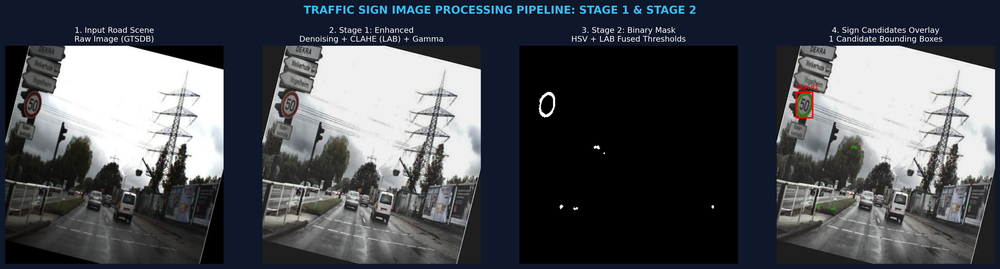
#> input picture assets/pipeline_summary.png, 1000 x 269 px, shrunk from 3860 x 1040 before the run
$ python -i contrast.py   (imports and definitions only)
#> lines starting #> are read from the running program, lines starting #| are printed output that depends on the picture
#> further down, picture is the input picture: shape (269, 1000, 3); mean B, G, R 85.9, 80.7, 77.6
"""CLAHE in CIELAB, dynamic range expansion, and detail sharpening (Stage 1)."""

from typing import Dict, Tuple
import cv2
import numpy as np


def apply_clahe_lab(
    image_bgr: np.ndarray,
    clip_limit: float = 2.5,
    grid_size: Tuple[int, int] = (8, 8),
    normalize_range: bool = True
) -> np.ndarray:
    """Apply CLAHE to the L* (luminance) channel in CIELAB color space.

    In CIELAB space, modifying the L* channel enhances local contrast without
    introducing chromatic distortion. Normalizing the L* channel spreads out
    the intensity distribution across the dynamic range [15, 240], transforming
    dark/gloomy scenes into clear, high-contrast images.
    """
#> called with clip_limit = 2.5, grid_size = (8, 8), normalize_range = True
    lab = cv2.cvtColor(image_bgr, cv2.COLOR_BGR2LAB)
#> lab: shape (269, 1000, 3); mean of channels 0, 1, 2 81.7, 128.9, 124.1
    l_channel, a_channel, b_channel = cv2.split(lab)
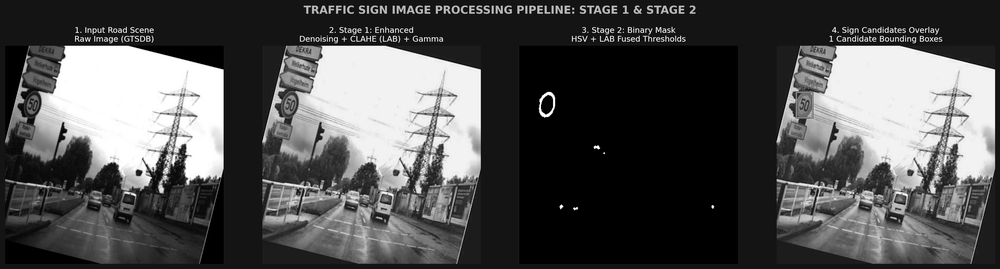
#> l_channel: shape (269, 1000); min 0, max 255, mean 81.7
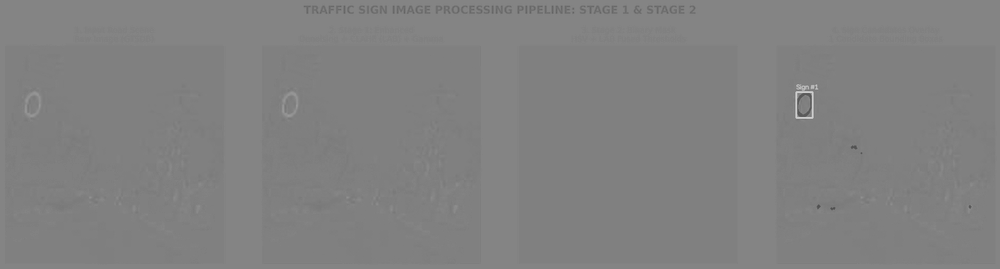
#> a_channel: shape (269, 1000); min 78, max 208, mean 128.9

    clahe = cv2.createCLAHE(clipLimit=float(clip_limit), tileGridSize=grid_size)
    l_enhanced = clahe.apply(l_channel)
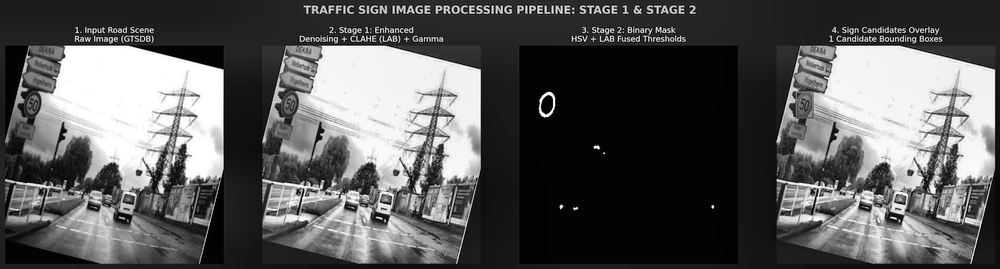
#> l_enhanced: shape (269, 1000); min 1, max 255, mean 90.2

    if normalize_range:
        l_enhanced = cv2.normalize(l_enhanced, None, 15, 240, cv2.NORM_MINMAX)

    lab_enhanced = cv2.merge([l_enhanced, a_channel, b_channel])
#> lab_enhanced: shape (269, 1000, 3); mean of channels 0, 1, 2 94, 128.9, 124.1
    enhanced_bgr = cv2.cvtColor(lab_enhanced, cv2.COLOR_LAB2BGR)
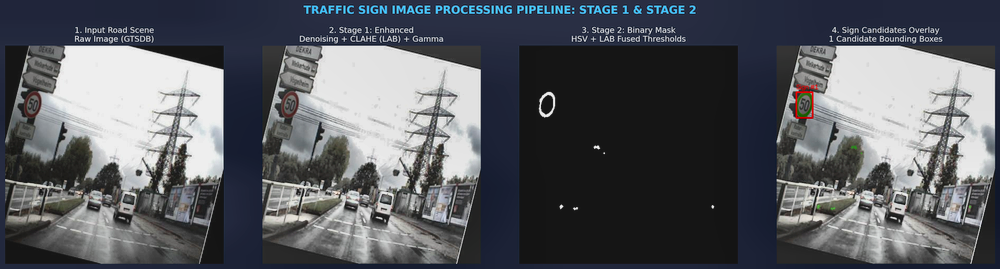
#> enhanced_bgr: shape (269, 1000, 3); mean B, G, R 97.5, 91.9, 89.4
    return enhanced_bgr


def apply_gamma_correction(image_bgr: np.ndarray, gamma: float = 1.15) -> np.ndarray:
    """Non-linear exposure adjustment using a fast lookup table."""
#> called with gamma = 1.15
    if abs(gamma - 1.0) < 1e-4:
        return image_bgr.copy()

    inv_gamma = 1.0 / max(1e-4, gamma)
    table = np.array([((i / 255.0) ** inv_gamma) * 255 for i in range(256)]).astype("uint8")
    return cv2.LUT(image_bgr, table)


def apply_unsharp_mask(
    image_bgr: np.ndarray,
    amount: float = 1.35,
    radius: float = 1.2
) -> np.ndarray:
    """Sharpen high-frequency details, text, and sign edges using unsharp masking.

    Formula:
        Sharpened = (1 + amount) * Original - amount * GaussianBlurred
    """
#> called with amount = 0.35, radius = 1.2
    if amount <= 0:
        return image_bgr.copy()

    blurred = cv2.GaussianBlur(image_bgr, (0, 0), sigmaX=float(radius))
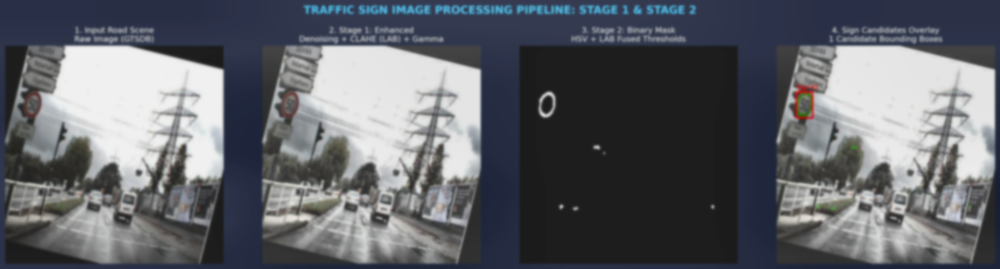
#> blurred: shape (269, 1000, 3); mean B, G, R 106.5, 100.5, 97.9
    sharpened = cv2.addWeighted(image_bgr, 1.0 + amount, blurred, -float(amount), 0)
    return np.clip(sharpened, 0, 255).astype(np.uint8)


def enhance_contrast_and_lighting(
    image_bgr: np.ndarray,
    clahe_clip_limit: float = 2.5,
    clahe_grid_size: Tuple[int, int] = (8, 8),
    gamma: float = 1.15,
    sharpen_amount: float = 0.35
) -> np.ndarray:
    """Execute complete contrast enhancement pipeline: CLAHE -> Gamma -> Detail Sharpening."""
    clahe_img = apply_clahe_lab(image_bgr, clip_limit=clahe_clip_limit, grid_size=clahe_grid_size)
    gamma_img = apply_gamma_correction(clahe_img, gamma=gamma)
    if sharpen_amount > 0:
        return apply_unsharp_mask(gamma_img, amount=sharpen_amount, radius=1.2)
    return gamma_img


def compute_channel_histograms(image_bgr: np.ndarray) -> Dict[str, np.ndarray]:
    """Compute color and luminance histograms for visualization."""
    gray = cv2.cvtColor(image_bgr, cv2.COLOR_BGR2GRAY)
    hist_gray = cv2.calcHist([gray], [0], None, [256], [0, 256]).ravel()

    hist_b = cv2.calcHist([image_bgr], [0], None, [256], [0, 256]).ravel()
    hist_g = cv2.calcHist([image_bgr], [1], None, [256], [0, 256]).ravel()
    hist_r = cv2.calcHist([image_bgr], [2], None, [256], [0, 256]).ravel()

    return {
        "gray": hist_gray,
        "blue": hist_b,
        "green": hist_g,
        "red": hist_r,
    }

>>> import cv2
>>> picture = cv2.imread('../../assets/pipeline_summary.png')
>>> result = enhance_contrast_and_lighting(picture)

$ run again, on assets/stage1_enhancement_report.png
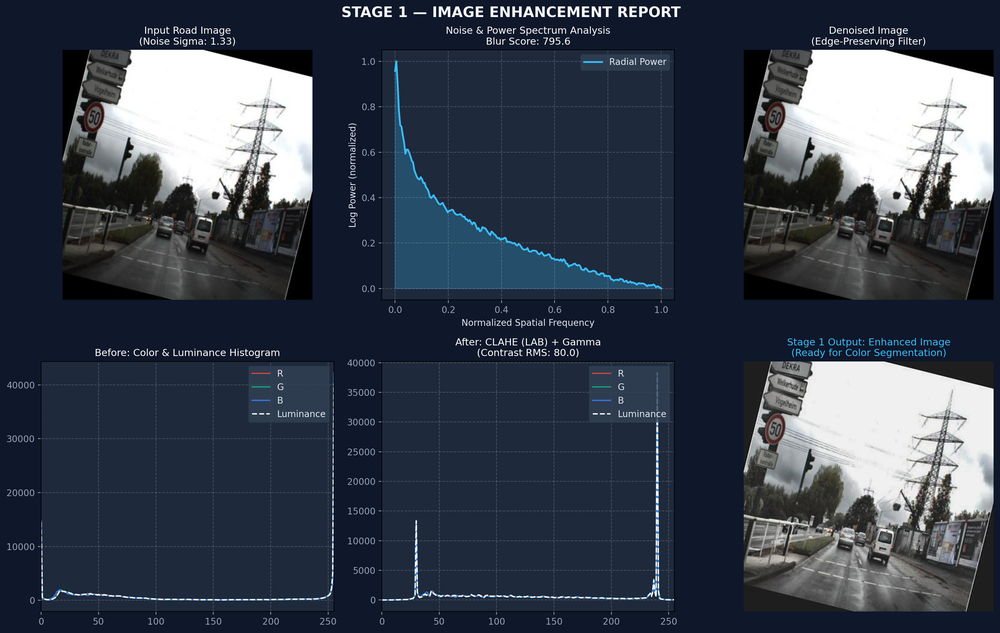
#> input picture assets/stage1_enhancement_report.png, 1000 x 633 px, shrunk from 3114 x 1970 before the run
#> picture is the input picture: shape (633, 1000, 3); mean B, G, R 77.9, 64.9, 57.2
#> lab: shape (633, 1000, 3); mean of channels 0, 1, 2 65.1, 129.4, 118.6
#> in apply_clahe_lab, `l_enhanced = clahe.apply(l_channel)`:
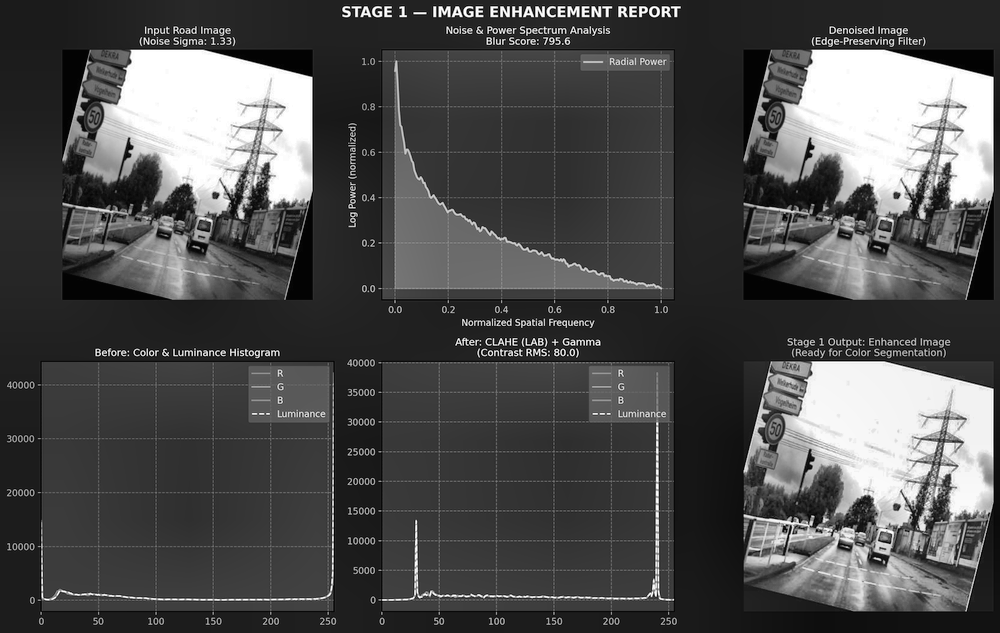
#> l_enhanced: shape (633, 1000); min 1, max 255, mean 78.2
#> lab_enhanced: shape (633, 1000, 3); mean of channels 0, 1, 2 83.4, 129.4, 118.6
#> in apply_unsharp_mask, `blurred = cv2.GaussianBlur(image_bgr, (0, 0), sigmaX=float(radius))`:
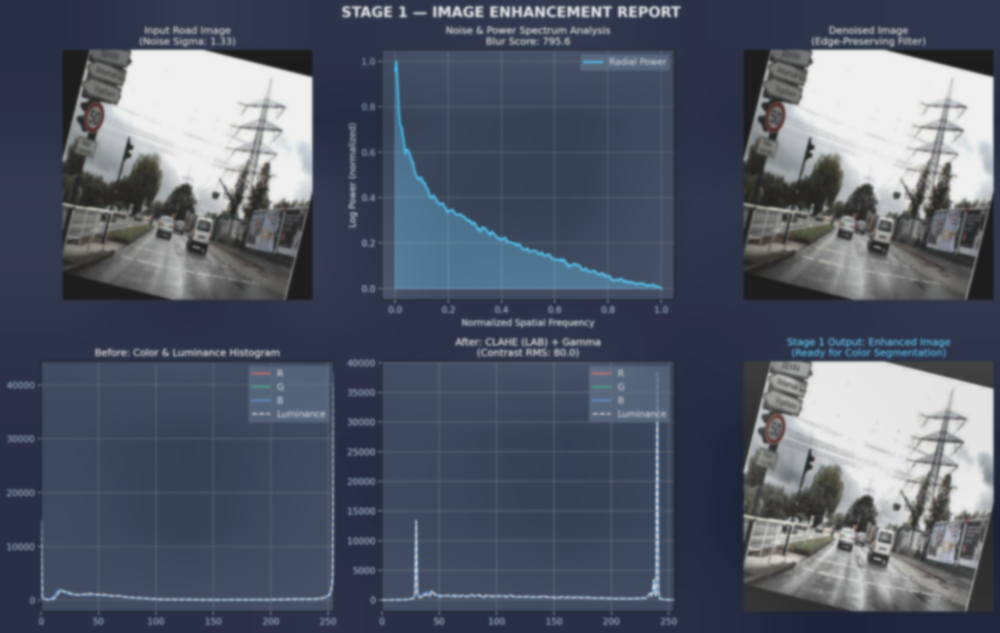
#> blurred: shape (633, 1000, 3); mean B, G, R 104.6, 90.2, 82.9

$ run again, on assets/stage2_color_segmentation_report.png
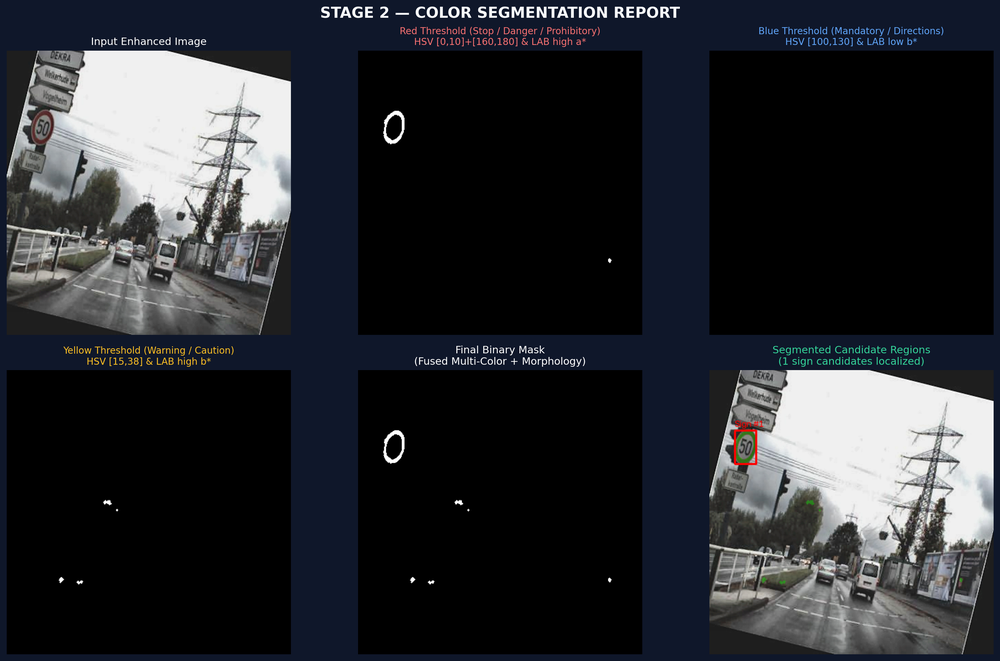
#> input picture assets/stage2_color_segmentation_report.png, 1000 x 661 px, shrunk from 2980 x 1970 before the run
#> picture is the input picture: shape (661, 1000, 3); mean B, G, R 46.9, 42.2, 40.1
#> lab: shape (661, 1000, 3); mean of channels 0, 1, 2 42.7, 128.9, 124.6
#> in apply_clahe_lab, `l_channel, a_channel, b_channel = cv2.split(lab)`:
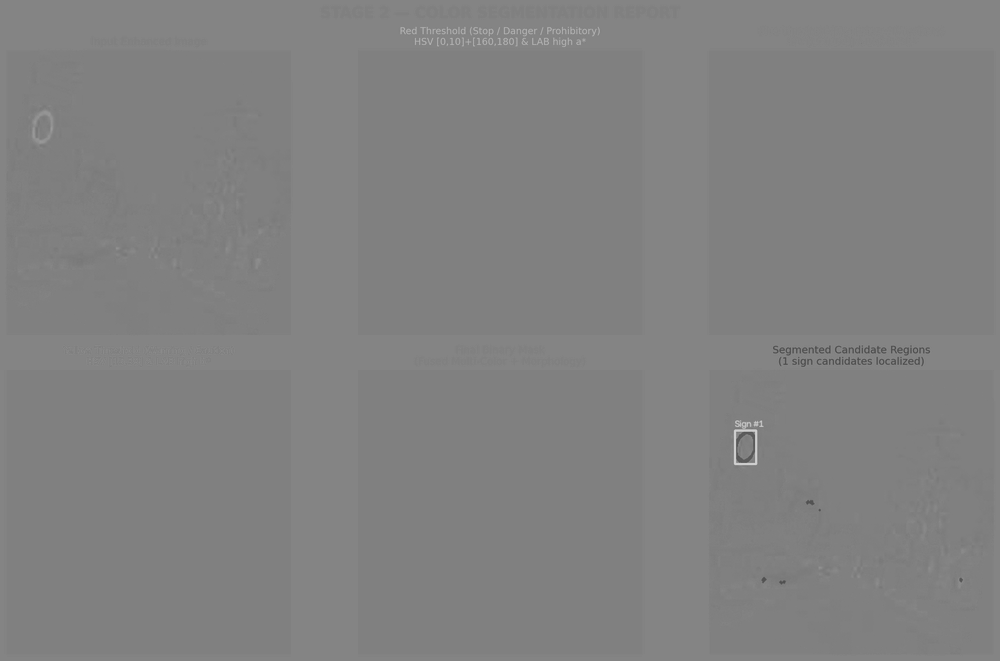
#> a_channel: shape (661, 1000); min 73, max 208, mean 128.9
#> lab_enhanced: shape (661, 1000, 3); mean of channels 0, 1, 2 57.7, 128.9, 124.6
#> in apply_unsharp_mask, `blurred = cv2.GaussianBlur(image_bgr, (0, 0), sigmaX=float(radius))`:
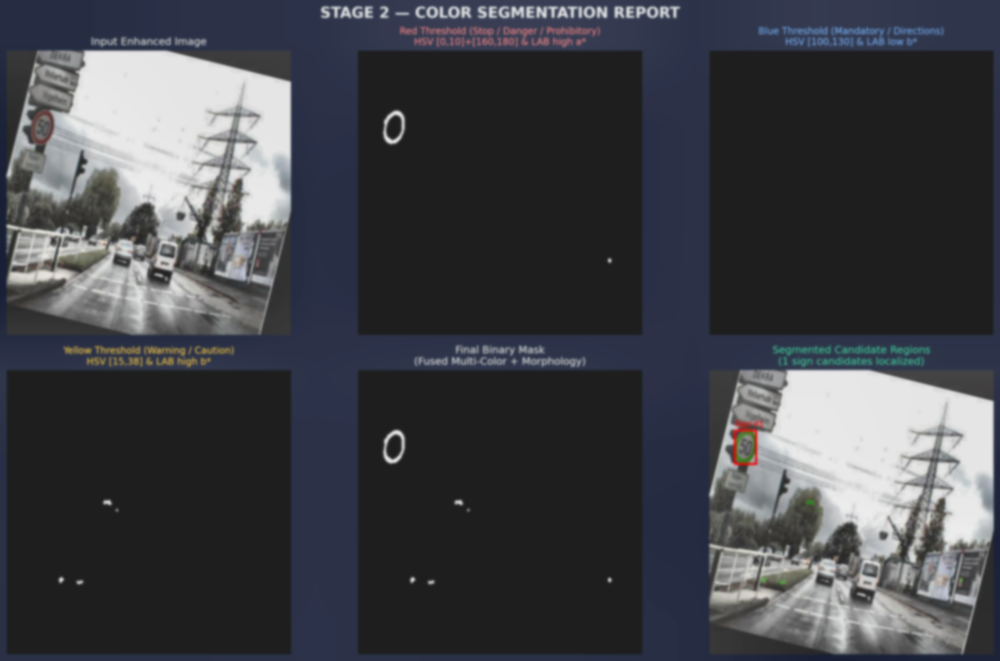
#> blurred: shape (661, 1000, 3); mean B, G, R 71.9, 66.5, 64.8
